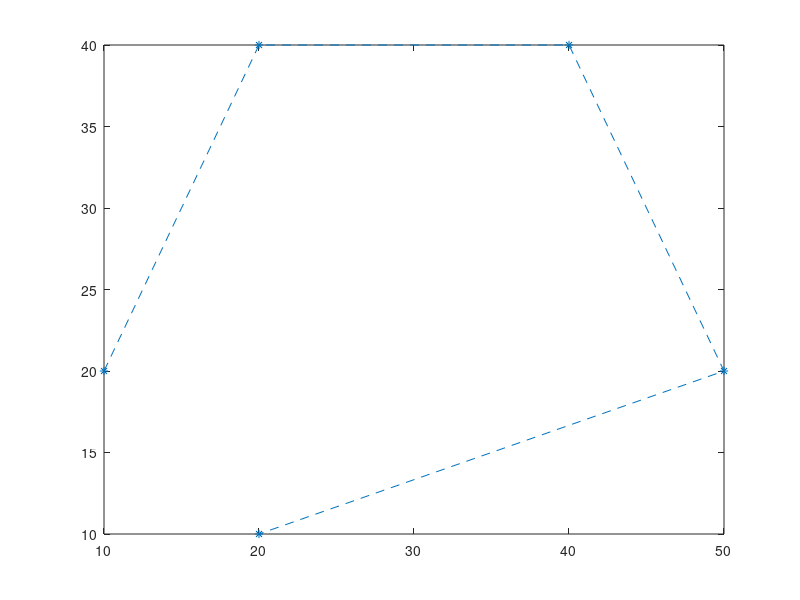

Write the MATLAB code that produced this figure. (Note: this script raises an error after producing the figure.)
px = [10 20 40 50 20];
py = [20 40 40 20 10];

plot(px, py, '*--');

%Config
hold on;

syms t;
n = 4;

x(t) = 0 * t;
y(t) = 0 * t;

for i=0:n
    b(t) = nchoosek(n, i) * t^i * (1-t)^(n-i);
    x(t) = x(t) + px(i+1) * b(t);
    y(t) = y(t) + py(i+1) * b(t);
end
   
%Draw curve
fplot (x, y, [0, 1])

v0x = n * (px(2) - px(1));
v0y = n * (py(2) - py(1));

quiver (px(1), py(1), v0x, v0y);

%Last point
v1x = n * (px(5) - px(4));
v1y = n * (py(5) - py(4));

quiver (px(5), py(5), v1x, v1y);
